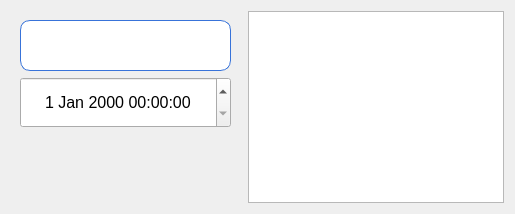
          <widget class="QWidget" name="Adding">
           <attribute name="title">
            <string>Добавить</string>
           </attribute>
           <layout class="QHBoxLayout" name="horizontalLayout_5">
            <item>
             <widget class="QWidget" name="default2" native="true">
              <property name="minimumSize">
               <size>
                <width>231</width>
                <height>0</height>
               </size>
              </property>
              <property name="font">
               <font>
                <weight>50</weight>
                <bold>false</bold>
               </font>
              </property>
              <layout class="QVBoxLayout" name="verticalLayout_3">
               <item>
                <widget class="QPushButton" name="added">
                 <property name="minimumSize">
                  <size>
                   <width>211</width>
                   <height>51</height>
                  </size>
                 </property>
                 <property name="maximumSize">
                  <size>
                   <width>211</width>
                   <height>51</height>
                  </size>
                 </property>
                 <property name="font">
                  <font>
                   <pointsize>-1</pointsize>
                  </font>
                 </property>
                 <property name="styleSheet">
                  <string notr="true">QPushButton {
    padding:10px;
    color: #ffffff;
    font-size: 18px;
    border-radius: 10px;
    border: 1px solid #3873d9;
    background-color: white; }

QPushButton:hover{
	background-color: rgb(171, 211, 247);
	effect = QtWidgets.QGraphicsDropShadowEffect(QPushButton)
	effect.setOffset(0, 0)
	effect.setBlurRadius(20)
	effect.setColor(QColor(57, 219, 255))
	QPushButton.setGraphicsEffect(effect)
}</string>
                 </property>
                 <property name="text">
                  <string>Добавить</string>
                 </property>
                </widget>
               </item>
               <item>
                <widget class="QDateTimeEdit" name="date_1">
                 <property name="minimumSize">
                  <size>
                   <width>211</width>
                   <height>51</height>
                  </size>
                 </property>
                 <property name="maximumSize">
                  <size>
                   <width>211</width>
                   <height>51</height>
                  </size>
                 </property>
                 <property name="font">
                  <font>
                   <pointsize>12</pointsize>
                   <weight>50</weight>
                   <bold>false</bold>
                  </font>
                 </property>
                 <property name="alignment">
                  <set>Qt::AlignCenter</set>
                 </property>
                </widget>
               </item>
               <item>
                <widget class="QWidget" name="fake7" native="true"/>
               </item>
              </layout>
             </widget>
            </item>
            <item>
             <widget class="QPlainTextEdit" name="write"/>
            </item>
           </layout>
          </widget>
